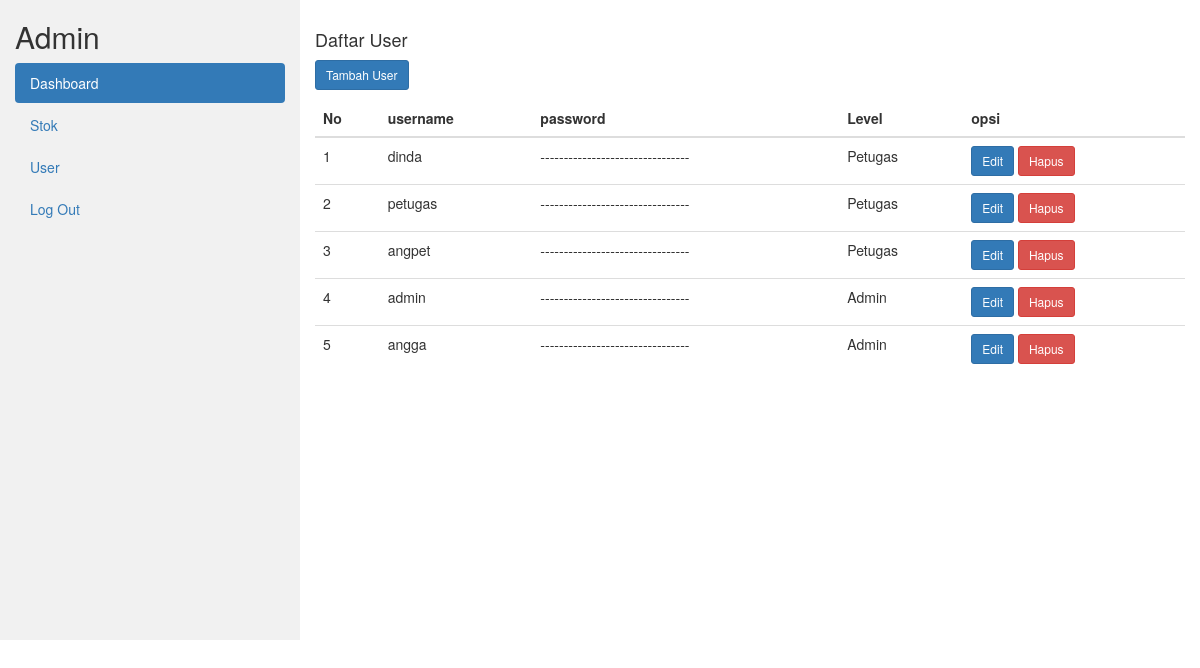
/petugas/index.php?page=user (signed in), run on the app's committed database.
### tables this page shows
CREATE TABLE `user` (
  `id` int(11) NOT NULL,
  `username` varchar(255) NOT NULL,
  `password` varchar(255) NOT NULL,
  `level` enum('Admin','Petugas') NOT NULL
);

### petugas/user.php (the view, shortened to what this page needs)
<div class="row">
        <div class="col-lg-12 grid-margin stretch-card">
              <div class="card">
                <div class="card-body">
                    <h4 class="card-title">Daftar User</h4>
                    <?php
                    if($level=='Admin') {
                    ?>
                <p class="card-description">
                    <a href="?page=tambahuser" title="Tambah Produk"
                        class="btn btn-primary btn-icon-split btn-sm">
                            <span class="text">Tambah User</span></a></p>
                    <?php
                        }
                    ?>
                    <div class="table-responsive">
                        <table class="table" id="dataTable" width="100%" cellspacing="0">
                            <thead>
                                <tr>
                                    <th>No</th>
                                    <th>username</th>
                                    <th>password</th>
                                    <th>Level</th>
                                    <?php
                                    if($level=='Admin') {
                                    ?>
                                    <th>opsi</th>
                                    <?php
                                            }
                                    ?>
                                </tr>
                            </thead>
                            <tbody>
                            <?php
                                $no = 1;
                                $sql = $koneksi->query("SELECT * FROM user");
                                while ($data= $sql->fetch_assoc()) {
                            ?>
                        <tr>
                        <td><?php echo $no++ ?></td>
                        <td><?php echo $data['username']?></td>
                        <td><?php echo str_repeat('-', strlen($data['password']))?></td>
                        <td><?php echo $data['level']?></td>
                        <td>
                        <?php
            if($level=='Admin') {
        ?>
                        <a href="?page=edituser&id=<?php echo $data['id']?>" class="btn btn-primary btn-sm">
                            <i class="fas fa-edit"></i> Edit
                        </a>
                        <a href="?page=hapususer&id=<?php echo $data['id']?>" class="btn btn-danger btn-sm" onclick="return confirm('Anda yakin ingin menghapus user ini?')">
                            <i class="fas fa-trash"></i> Hapus
                        </a>
                        <?php
            }
        ?>
                    </td>
                 </tr>
                        <?php } ?>
                            </tbody>
                        </table>
                    </div>
                </div>
            </div>
        </div>
    </div>

### petugas/index.php (shortened to what this page needs)
<?php
include "../conn/koneksi.php";
$level = $_SESSION ['level'];
?>
<!DOCTYPE html>
<html lang="en">
<head>
    <link rel="stylesheet" href="../bootstrap/bootstrap.min.css">
</head>
<body>
<div class="container-fluid">
  <div class="row content">
    <div class="col-sm-3 sidenav hidden-xs">
      <h2><?php echo $level ?></h2>
      <ul class="nav nav-pills nav-stacked">
        <li class="active"><a href="index.php">Dashboard</a></li>
        <li><a href="?page=stok">Stok</a></li>
        <li><a href="?page=user">User</a></li>
        <li><a href="?page=logout">Log Out</a></li>
      </ul><br>
    </div>
    <br>
    <div class="col-sm-9">
    <?php
            if (isset($_GET['page'])) {
                $laman = $_GET['page'];
                switch ($laman) {
                    case 'user':
                        include "user.php";
                        break;
                }
            }
            else {
                include "dashboard.php";
            }
        ?>
     </div>
  </div>
</div>
</body>
</html>

### petugas/index.php (style rules this page uses)
.row.content { height: 640px }
.sidenav { background-color: #f1f1f1; height: 100%; }

### data on the page
user: username "dinda", password "--------------------------------", level "Petugas"
user: username "petugas", password "--------------------------------", level "Petugas"
user: username "angpet", password "--------------------------------", level "Petugas"
user: username "admin", password "--------------------------------", level "Admin"
user: username "angga", password "--------------------------------", level "Admin"

### other printed values
$level "Admin"
